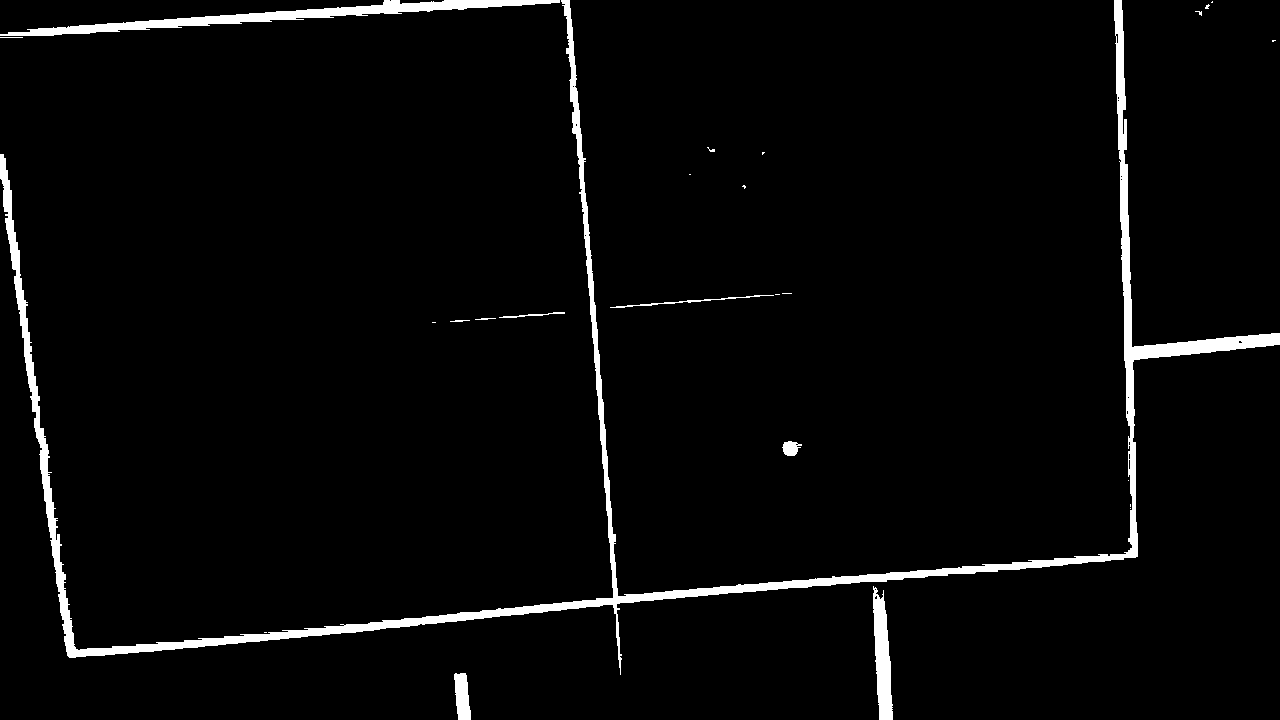
#> input picture learning/sample_without_noise.png, 1280 x 720 px, given in place of 2.mp4, which was not available; the run also reads 1 picture not shown here
$ python sideCamera.py   (older library calls are emulated)
#> lines starting #> are read from the running program, lines starting #| are printed output that depends on the picture; after the words box and inside, x2 and y2 are one past the last pixel; in counts of white or black regions, pixels touching at a corner belong together; pictures that were not available may be replaced by others from this repository, and a replacement may not be noted
### learning/ball.py
# this is a ball class, we try to record some data about the ball such as direction
# and velocity. We have these data, we can predict the path of the ball. So we can reduce
# the time to find the position of ball.

# BUT this class does not finish, we will continue to finish it in the future.


import cv2
import numpy as np

class Ball(object):
	"""docstring for Ball"""
	def __init__(self):
		self.path = []
		self.x_ = 0
		self.y_ = 0
		self.x_vec = 0
		self.y_vec = 0
		self.area = 0
		self.direction = 'left'
		self.firstAppear = True
		self.centre = []


		# self.find_centre(mask)


	def find_centre(self,mask):
		image = mask

		# I can not draw the on the mask image, So I open a new image, and draw the
		# counter on that image. This image is larger than mask, only 1/4 of area in
		# image2 is valid area to show the counter appear in mask.
		image2 = cv2.imread("capture508.png")

		# gray = cv2.cvtColor(mask, cv2.COLOR_BGR2GRAY)

		try:
			(cnts, _) = cv2.findContours(image.copy(), cv2.RETR_TREE, cv2.CHAIN_APPROX_SIMPLE)
		except:
			(_, cnts, _) = cv2.findContours(image.copy(), cv2.RETR_TREE, cv2.CHAIN_APPROX_SIMPLE)

		cnts_rect = []
		# [5 lines of commented-out code are left out]

		temp = []

		for c in cnts:
			x = 0
			y = 0
			i = 0

			# approximate the contour
			peri = cv2.arcLength(c, True)
			#This function gives the number of vertices of the figure
			#For example, approx returns 4 if the shape is rectangle and 5 if the shape is pentagon
			# k is constant, it can be changing from 0.005 to 0.1
			# k = 0.005
			k = 0.005
			approx = cv2.approxPolyDP(c, k * peri, True)
			# if our approximated contour has more than four points, then
			# we can assume that we may find counter.
			if len(approx) >= 4 and cv2.contourArea(c) < 300 and cv2.contourArea(c)>30:
				# print cv2.contourArea(c)
				# for points in (approx):
				# 	for point in  points:
				# 		# if self.firstAppear:
				# 			# if (point[0] > 0 and point[0]<50)  :
				# 			# 	self.direction = right
				# 			# elif point[0]<580 and point[0] > 530:
				# 			# 	self.direction = left
				# 		x += point[0]
				# 		y += point[1]
				# 		i += 1
				cnts_rect.append(approx)

					# print "this is coutour area ", cv2.contourArea(c)
			try:
				# print "this is x, y: ", x/i, y/i
				# temp.append((x/i, y/i))


				cv2.drawContours(image2, cnts_rect, -1, (0, 255, 0), 3)
				cv2.imshow("iamge2", image2)
				# cv2.imwrite("test2.png", image2)
				cv2.waitKey(1)

			except:
				pass
		self.centre.append(temp)


### learning/sideCamera.py
# this is almost same as trace.py. I just add find_centre function to test whether we
# can use function to find the ball. The result is we can, but the run time is too long.
# So we need to think a better idea to find ball in image.

import cv2
import numpy as np
import ball

cap=cv2.VideoCapture("2.mp4")
kernel1 = np.ones((1,2),np.uint8)
kernel2 = np.ones((1,2),np.uint8)
ball = ball.Ball()
while(1):
    # get every frame
    ret,frame=cap.read()
#> frame is the input picture: shape (720, 1280, 3); 3.2% white; 25 white regions (15 under 20 px), largest, box (x1, y1, x2, y2) and area: (0, 0, 1280, 675) 21605, (0, 0, 560, 36) 4519, (873, 586, 893, 720) 1717
    frame = cv2.resize(frame,(640,360))
#> frame: shape (360, 640, 3)
    # convert into HSV
    hsv=cv2.cvtColor(frame,cv2.COLOR_BGR2HSV)
#> hsv: shape (360, 640, 3); mean H, S, V 0, 0, 8.1
    # set yellow boundaries
    lower_yellow=np.array([10,20,210])
    upper_yellow=np.array([255,255,255])
    # set white boundaries
    lower_white=np.array([15,50,100])
    upper_white=np.array([100,100,255])
    # set white center line
    lower_white2=np.array([0,0,215])
    upper_white2=np.array([200,18,255])
    # calculate mask
    #ball
    mask1=cv2.inRange(hsv,lower_yellow,upper_yellow)
#> mask1: shape (360, 640); every value is 0
    #white boundaries
    mask2=cv2.inRange(hsv,lower_white,upper_white)
    #white center line
    mask3=cv2.inRange(hsv,lower_white2,upper_white2)
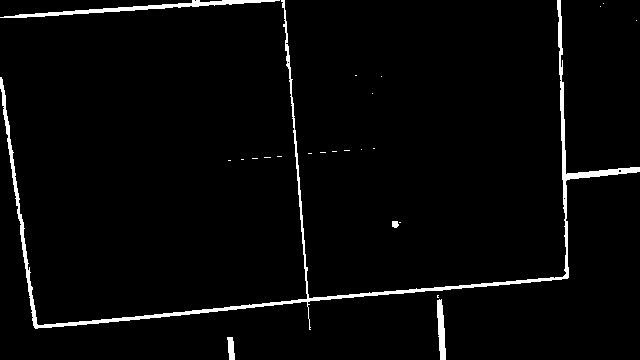
#> mask3: shape (360, 640); 2.8% white; 24 white regions (19 under 20 px), largest, box (x1, y1, x2, y2) and area: (0, 0, 640, 330) 4908, (0, 0, 280, 18) 1038, (437, 299, 446, 360) 371, (227, 337, 235, 360) 137, (392, 221, 399, 228) 41
    mask2 = cv2.dilate(mask2,kernel1,iterations = 2)
    mask3 = cv2.dilate(mask3,kernel1,iterations = 2)
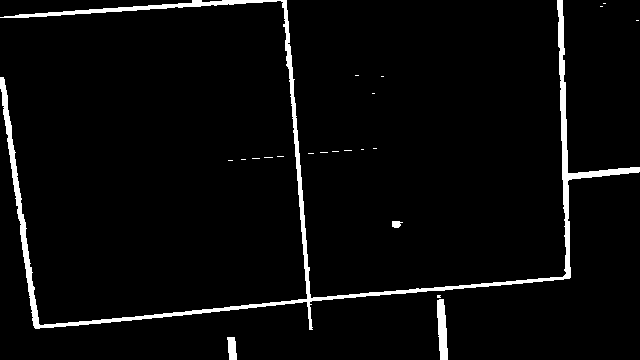
#> mask3: shape (360, 640); 3.8% white; 22 white regions (18 under 20 px)

    #total

    #mask1 = cv2.bitwise_or()
    mask1 = cv2.bitwise_or(mask1,mask2)
    mask1 = cv2.bitwise_or(mask1,mask3)

    # to find the ball in mask1.
    ball.find_centre(mask1)
#> in find_centre, `(cnts, _) = cv2.findContours(image.copy(), cv2.RETR_TREE, cv2.CHAIN_AP..`: cnts = 22 contours, 18 with area under 20; largest, box (x1, y1, x2, y2) and area: (0, 0, 640, 330) 6079, (437, 299, 448, 360) 427, (227, 337, 237, 360) 153, (392, 221, 403, 228) 43
#> the loop in find_centre, `for c in cnts:` made 22 passes
#> (peri, approx) on passes 5 to 16: (8, [[228, 160], [232, 160]]), (8, [[241, 159], [245, 159]]), (14, [[252, 158], [259, 158]]), (16, [[264, 157], [272, 157]]), (12, [[277, 156], [283, 156]]), (10, [[308, 153], [313, 153]]), (14, [[320, 152], [327, 152]]), (12, [[332, 151], [338, 151]]), (14, [[344, 150], [351, 150]]), (4, [[361, 149], [363, 149]]), (6, [[373, 148], [376, 148]]), (4, [[372, 93], [374, 93]])
#> peri on passes 1, 2, 3, 4, 22: 59.66, 136.1, 10.83, 30.49, 3654.4
#> after the loop in find_centre, `for c in cnts:`:
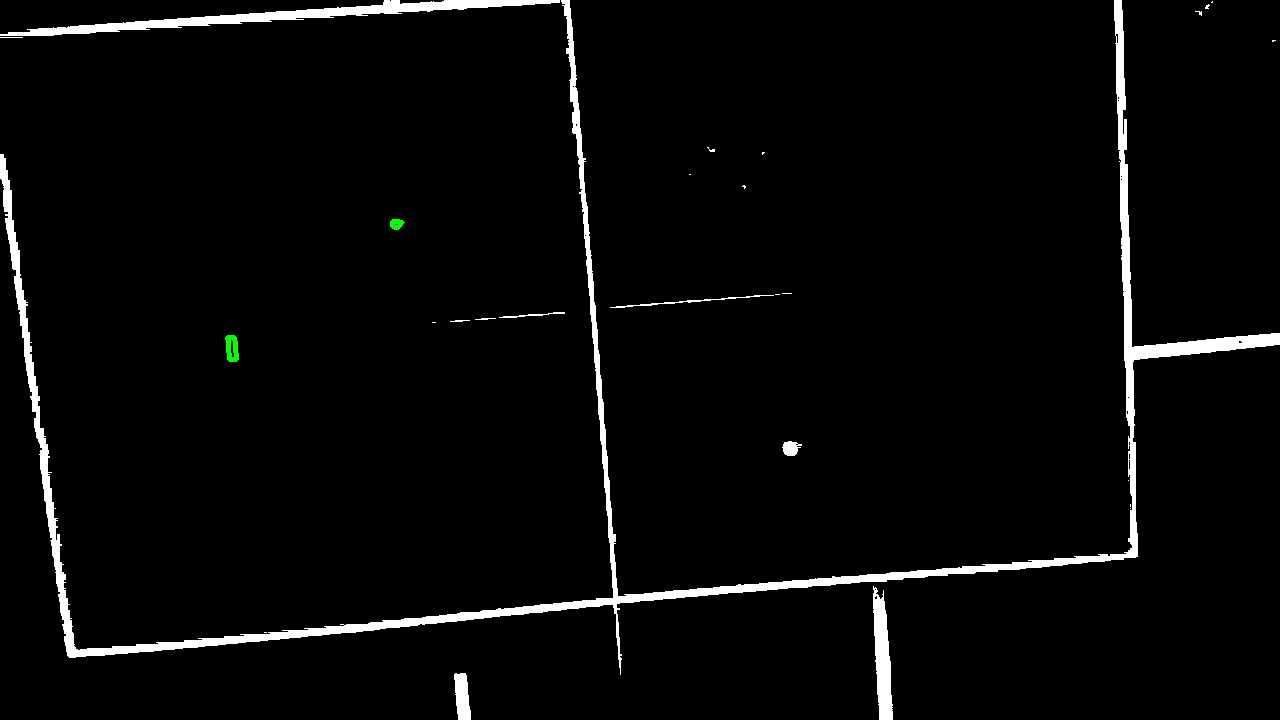
#> image2: shape (720, 1280, 3); 0.04% of pixels changed, all inside (x1, y1, x2, y2) = (225, 219, 405, 362)
#> after the loop in find_centre, `for c in cnts:`: cnts_rect = 2 contours; box (x1, y1, x2, y2) and area: (227, 337, 237, 360) 153, (392, 221, 403, 228) 43
    # for element in ball.centre:
        # print element

    # mask
    #res1=cv2.bitwise_and(frame,frame,mask=mask1)

    # show
    cv2.imshow('compare', mask1)
    cv2.imwrite('outPut/test2.png', mask1)


    k=cv2.waitKey(1)&0xFF
#> (key Esc is pressed here)
    if k==27:
        break
    # close windows
cv2.destroyAllWindows()
